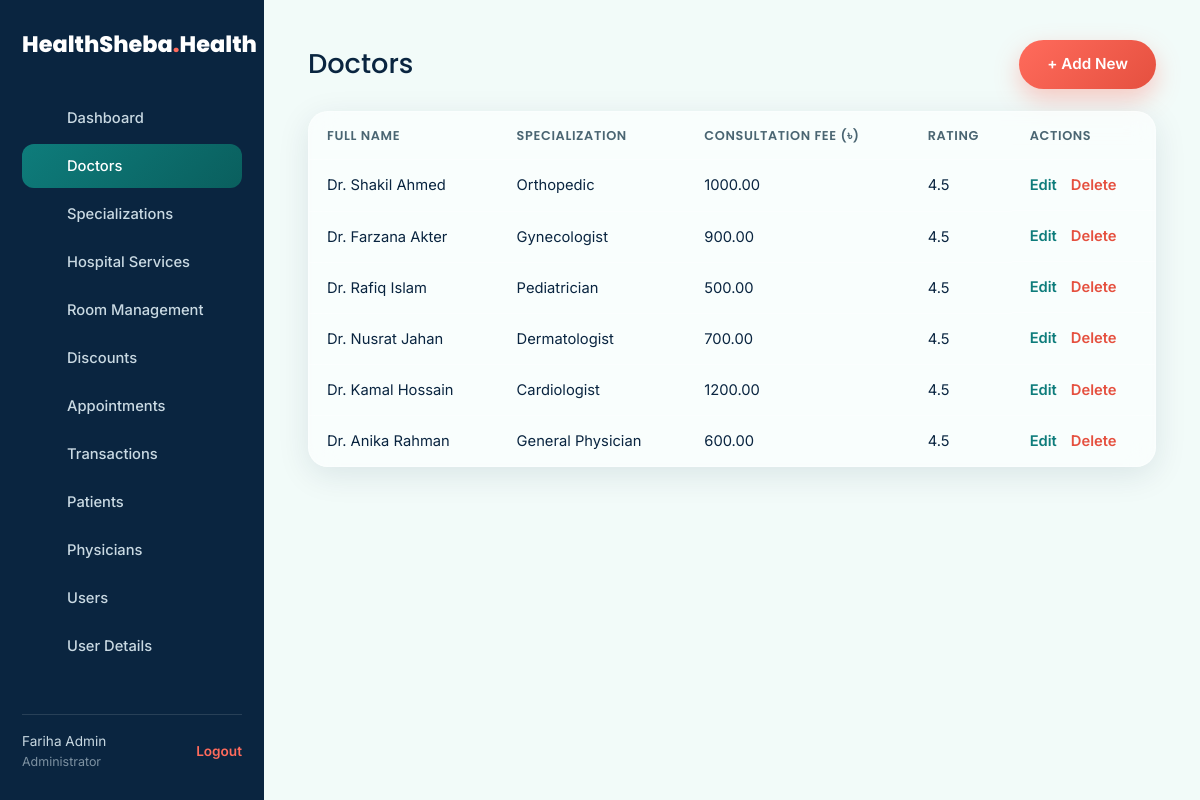
The page /doctors.php (signed in) on the database its author committed.
### tables this page shows
CREATE TABLE IF NOT EXISTS users (
    id INT AUTO_INCREMENT PRIMARY KEY,
    full_name VARCHAR(150) NOT NULL,
    email VARCHAR(150) NOT NULL UNIQUE,
    phone VARCHAR(30) DEFAULT NULL,
    password_hash VARCHAR(255) NOT NULL,
    role ENUM('admin','patient','physician','vendor') NOT NULL DEFAULT 'patient',
    created_at TIMESTAMP DEFAULT CURRENT_TIMESTAMP
);

CREATE TABLE IF NOT EXISTS doctors (
    id INT AUTO_INCREMENT PRIMARY KEY,
    user_id INT DEFAULT NULL,
    full_name VARCHAR(150) NOT NULL,
    specialization_id INT NOT NULL,
    qualification VARCHAR(150) DEFAULT NULL,
    experience_years INT DEFAULT 0,
    consultation_fee DECIMAL(10,2) DEFAULT 500.00,
    rating DECIMAL(2,1) DEFAULT 4.5,
    available_online TINYINT(1) DEFAULT 1,
    available_home_visit TINYINT(1) DEFAULT 0,
    photo VARCHAR(255) DEFAULT NULL,
    FOREIGN KEY (specialization_id) REFERENCES doctor_specializations(id),
    FOREIGN KEY (user_id) REFERENCES users(id) ON DELETE SET NULL
);

CREATE TABLE IF NOT EXISTS doctor_specializations (
    id INT AUTO_INCREMENT PRIMARY KEY,
    name VARCHAR(100) NOT NULL UNIQUE,
    icon VARCHAR(50) DEFAULT 'stethoscope'
);

### doctors.php (called while the page is built)
<?php
require_once __DIR__ . '/../includes/functions.php';
$pdo = getPDO();
$specs = $pdo->query("SELECT id, name FROM doctor_specializations ORDER BY name")->fetchAll();
$config = [
    'table' => 'doctors',
    'title' => 'Doctors',
    'fields' => [
        'full_name'            => ['label' => 'Full Name', 'type' => 'text', 'required' => true],
        'specialization_id'    => ['label' => 'Specialization', 'type' => 'select', 'options' => $specs, 'required' => true],
        'qualification'        => ['label' => 'Qualification', 'type' => 'text'],
        'experience_years'     => ['label' => 'Experience (years)', 'type' => 'number', 'step' => '1'],
        'consultation_fee'     => ['label' => 'Consultation Fee (৳)', 'type' => 'number', 'step' => '0.01'],
        'rating'               => ['label' => 'Rating', 'type' => 'number', 'step' => '0.1'],
        'available_online'     => ['label' => 'Available Online', 'type' => 'checkbox'],
        'available_home_visit' => ['label' => 'Available for Home Visit', 'type' => 'checkbox'],
    ],
    'list_columns' => ['full_name', 'specialization_id', 'consultation_fee', 'rating'],
];
require_once __DIR__ . '/../includes/admin_layout_header.php';
require_once __DIR__ . '/../includes/crud_engine.php';
render_crud($pdo, $config);
require_once __DIR__ . '/../includes/admin_layout_footer.php';

### functions.php (called while the page is built, shortened)
<?php
function e(?string $value): string {
    return htmlspecialchars($value ?? '', ENT_QUOTES, 'UTF-8');
}
function is_logged_in(): bool {
    return !empty($_SESSION['user_id']);
}
function current_user(): ?array {
    static $cache = null;
    if ($cache !== null) return $cache;
    $pdo = getPDO();
    $stmt = $pdo->prepare("SELECT id, full_name, email, role FROM users WHERE id = ?");
    $stmt->execute([$_SESSION['user_id']]);
    $cache = $stmt->fetch() ?: null;
    return $cache;
}

### admin_functions.php (called while the page is built, shortened)
<?php
function require_admin(): void {
    $user = current_user();
}

### crud_engine.php (called while the page is built, shortened)
<?php
function render_crud(PDO $pdo, array $config): void {
    $table       = $config['table'];
    $pk          = $config['primary_key'] ?? 'id';
    $fields      = $config['fields'];
    $allowAdd    = $config['allow_add'] ?? true;
    $allowDelete = $config['allow_delete'] ?? true;
    $listColumns = $config['list_columns'] ?? array_keys($fields);
    $title       = $config['title'];
    $action = $_GET['action'] ?? 'list';
    $sql = "SELECT * FROM `$table`";
    $params = [];
    $sql .= " ORDER BY `$pk` DESC LIMIT 200";
    $stmt = $pdo->prepare($sql);
    $stmt->execute($params);
    $rows = $stmt->fetchAll();
    include __DIR__ . '/crud_view.php';
}

### crud_view.php (the view, shortened to what this page needs)
<?php
$showForm = $action === 'add' || $action === 'edit';
$selfFile = basename($_SERVER['PHP_SELF']);
$pwField = null;
?>
<div class="admin-content">
  <div class="admin-content-head">
    <h1><?= e($title) ?></h1>
    <?php if ($allowAdd && !$showForm): ?>
      <a href="?action=add" class="btn btn-primary">+ Add New</a>
    <?php elseif ($showForm): ?>
      <a href="<?= e($selfFile) ?>" class="btn btn-ghost">&larr; Back to list</a>
    <?php endif; ?>
  </div>
  <?php if ($showForm): ?>
    <div class="glass-card" style="padding:30px 34px;max-width:640px;">
      <form method="post">
        <input type="hidden" name="csrf_token" value="<?= e(csrf_token()) ?>">
        <input type="hidden" name="do" value="<?= $action === 'edit' ? 'update' : 'create' ?>">
        <?php if ($action === 'edit'): ?><input type="hidden" name="id" value="<?= (int) $editRow[$pk] ?>"><?php endif; ?>
        <?php foreach ($fields as $key => $f):
            $type = $f['type'] ?? 'text';
            if ($type === 'password') continue;
            $val = $editRow[$key] ?? ($f['default'] ?? '');
        ?>
          <div class="field">
            <label><?= e($f['label']) ?></label>
            <?php if ($type === 'select' && isset($f['options'])): ?>
              <select name="<?= e($key) ?>" <?= ($f['required'] ?? false) ? 'required' : '' ?>>
                <option value="">Select&hellip;</option>
                <?php foreach ($f['options'] as $opt): ?>
                  <option value="<?= (int) $opt['id'] ?>" <?= (string) $val === (string) $opt['id'] ? 'selected' : '' ?>><?= e($opt['name']) ?></option>
                <?php endforeach; ?>
              </select>
            <?php elseif ($type === 'select' && isset($f['enum'])): ?>
              <select name="<?= e($key) ?>">
                <?php foreach ($f['enum'] as $ev => $el): ?>
                  <option value="<?= e((string) $ev) ?>" <?= (string) $val === (string) $ev ? 'selected' : '' ?>><?= e($el) ?></option>
                <?php endforeach; ?>
              </select>
            <?php elseif ($type === 'checkbox'): ?>
              <input type="checkbox" name="<?= e($key) ?>" value="1" <?= $val ? 'checked' : '' ?>>
            <?php elseif ($type === 'textarea'): ?>
              <textarea name="<?= e($key) ?>" rows="3" maxlength="500"><?= e((string) $val) ?></textarea>
            <?php elseif ($type === 'date'): ?>
              <input type="date" name="<?= e($key) ?>" value="<?= e((string) $val) ?>" <?= ($f['required'] ?? false) ? 'required' : '' ?>>
            <?php elseif ($type === 'time'): ?>
              <input type="time" name="<?= e($key) ?>" value="<?= e((string) $val) ?>" <?= ($f['required'] ?? false) ? 'required' : '' ?>>
            <?php elseif ($type === 'number'): ?>
              <input type="number" step="<?= e($f['step'] ?? '1') ?>" name="<?= e($key) ?>" value="<?= e((string) $val) ?>" <?= ($f['required'] ?? false) ? 'required' : '' ?>>
            <?php else: ?>
              <input type="text" name="<?= e($key) ?>" value="<?= e((string) $val) ?>" <?= ($f['required'] ?? false) ? 'required' : '' ?>>
            <?php endif; ?>
          </div>
        <?php endforeach; ?>
        <?php if ($pwField): [$pwKey, $pwF] = $pwField; ?>
          <div class="field">
            <label><?= e($pwF['label']) ?><?= $action === 'edit' ? ' (leave blank to keep current password)' : '' ?></label>
            <input type="password" name="<?= e($pwKey) ?>" minlength="8" <?= $action === 'add' ? 'required' : '' ?>>
          </div>
        <?php endif; ?>
        <button type="submit" class="btn btn-primary btn-block">Save</button>
      </form>
    </div>
  <?php else: ?>
    <div class="glass-card" style="padding:0;overflow:auto;">
      <table class="admin-table">
        <thead>
          <tr>
            <?php foreach ($listColumns as $col): ?>
              <th><?= e($fields[$col]['label'] ?? ucfirst(str_replace('_', ' ', $col))) ?></th>
            <?php endforeach; ?>
            <th>Actions</th>
          </tr>
        </thead>
        <tbody>
          <?php foreach ($rows as $row): ?>
            <tr>
              <?php foreach ($listColumns as $col):
                  $f = $fields[$col] ?? null;
                  $v = $row[$col] ?? '';
                  if ($f && ($f['type'] ?? '') === 'select' && isset($f['options'])) {
                      $match = array_filter($f['options'], fn($o) => (string) $o['id'] === (string) $v);
                      $v = $match ? reset($match)['name'] : $v;
                  } elseif ($f && ($f['type'] ?? '') === 'select' && isset($f['enum'])) {
                      $v = $f['enum'][$v] ?? $v;
                  } elseif ($f && ($f['type'] ?? '') === 'checkbox') {
                      $v = $v ? 'Yes' : 'No';
                  }
              ?>
                <td><?= e((string) $v) ?></td>
              <?php endforeach; ?>
              <td class="admin-actions">
                <a href="?action=edit&id=<?= (int) $row[$pk] ?>">Edit</a>
                <?php if ($allowDelete): ?>
                  <form method="post" onsubmit="return confirm('Delete this record? This cannot be undone.');" style="display:inline;">
                    <button type="submit" class="link-btn">Delete</button>
                  </form>
                <?php endif; ?>
              </td>
            </tr>
          <?php endforeach; ?>
        </tbody>
      </table>
    </div>
  <?php endif; ?>
</div>

### admin_layout_header.php (shortened to what this page needs)
<?php
require_once __DIR__ . '/functions.php';
require_once __DIR__ . '/icons.php';
require_once __DIR__ . '/admin_functions.php';
require_admin();
$user = current_user();
$currentFile = basename($_SERVER['PHP_SELF']);
$navItems = [
    ['index.php', 'admin', 'Dashboard'],
    ['doctors.php', 'doctor', 'Doctors'],
    ['specializations.php', 'specialization', 'Specializations'],
    ['services.php', 'services', 'Hospital Services'],
    ['rooms.php', 'room', 'Room Management'],
    ['discounts.php', 'discount', 'Discounts'],
    ['appointments.php', 'appointment', 'Appointments'],
    ['transactions.php', 'transaction', 'Transactions'],
    ['patients.php', 'patients', 'Patients'],
    ['physicians.php', 'physicians', 'Physicians'],
    ['users.php', 'users', 'Users'],
    ['user_details.php', 'userdetails', 'User Details'],
];
?>
<!DOCTYPE html>
<html lang="en">
<head>
<link rel="stylesheet" href="https://cdn.jsdelivr.net/npm/bootstrap@5.3.3/dist/css/bootstrap.min.css">
<link rel="stylesheet" href="../assets/css/style.css">
</head>
<body class="admin-body">
<div class="admin-shell">
  <aside class="admin-sidebar">
    <a href="../index.php" class="brand" style="color:#fff;margin-bottom:34px;display:block;">HealthSheba<span class="dot">.</span>Health</a>
    <nav class="admin-nav">
      <?php foreach ($navItems as [$file, $ic, $label]): ?>
        <a href="<?= e($file) ?>" class="admin-nav-link<?= $currentFile === $file ? ' active' : '' ?>">
          <?= icon($ic) ?><span><?= e($label) ?></span>
        </a>
      <?php endforeach; ?>
    </nav>
    <div class="admin-sidebar-foot">
      <div><?= e($user['full_name']) ?><br><span style="opacity:.6;font-size:.78rem;">Administrator</span></div>
      <a href="../logout.php">Logout</a>
    </div>
  </aside>
  <main class="admin-main">

### icons.php (shortened to what this page needs)
<?php
function icon(string $name): string {
    $body = $icons[$name] ?? $icons['heart-pulse'];
    return '<svg viewBox="0 0 24 24" xmlns="http://www.w3.org/2000/svg">' . $body . '</svg>';
}

### admin_layout_footer.php
  </main>
</div>
</body>
</html>

### style.css (style rules this page uses)
:root { --teal: #0E7C7B; --teal-dark: #0A5F5E; --navy: #0A2540; --mint: #F2FBF9; --coral: #FF6B5C; --coral-dark: #E5503F; --gold: #E8B94E; --glass-bg: rgba(255,255,255,0.55); --glass-border: rgba(255,255,255,0.35); --text-main: #0A2540; --text-soft: #4A6572; --bg-body: var(--mint); --card-bg: rgba(255,255,255,0.6); --shadow: 0 8px 32px rgba(10,37,64,0.10); --radius: 20px; --transition: 0.35s cubic-bezier(.25,.8,.25,1); }
* { box-sizing: border-box; }
html { scroll-behavior: smooth; }
body { margin: 0; font-family: 'Inter', sans-serif; color: var(--text-main); background: var(--bg-body); transition: background var(--transition), color var(--transition); overflow-x: hidden; }
h1,h2,h3,h4,.brand { font-family: 'Poppins', sans-serif; }
a { text-decoration:none; color: inherit; }
.brand { font-weight:800; font-size:1.4rem; display:flex; align-items:center; gap:8px; color: var(--text-main); }
.brand .dot { color: var(--coral); }
.btn { display:inline-flex; align-items:center; gap:8px; padding: 13px 28px; border-radius: 50px; font-weight:600; font-size:.95rem; cursor:pointer; border:none; transition: all var(--transition); }
.btn-primary { background: linear-gradient(135deg, var(--coral), var(--coral-dark)); color:#fff; box-shadow: 0 10px 24px rgba(255,107,92,0.35); }
.glass-card { background: var(--card-bg); border:1px solid var(--glass-border); border-radius: var(--radius); backdrop-filter: blur(14px) saturate(150%); box-shadow: var(--shadow); transition: transform var(--transition), box-shadow var(--transition); will-change: transform; }
.admin-body { background: var(--bg-body); }
.admin-shell { display:flex; min-height:100vh; }
.admin-sidebar { width: 264px; flex-shrink:0; background: var(--navy); color:#C9D9E2; padding: 28px 22px; display:flex; flex-direction:column; position:sticky; top:0; height:100vh; }
.admin-nav { display:flex; flex-direction:column; gap:4px; flex:1; overflow-y:auto; }
.admin-nav-link { display:flex; align-items:center; gap:12px; padding:11px 14px; border-radius:12px; color:#C9D9E2; font-size:.92rem; font-weight:500; transition: background var(--transition), color var(--transition); }
.admin-nav-link svg { width:19px; height:19px; flex-shrink:0; }
.admin-nav-link.active { background: linear-gradient(135deg, var(--teal), var(--teal-dark)); color:#fff; }
.admin-sidebar-foot { border-top: 1px solid rgba(255,255,255,0.12); padding-top:16px; margin-top:16px; display:flex; align-items:center; justify-content:space-between; font-size:.85rem; gap:10px; }
.admin-sidebar-foot a { color: var(--coral); font-weight:600; }
.admin-main { flex:1; padding: 40px 44px; min-width:0; }
.admin-content h1 { font-family:'Poppins'; font-size:1.7rem; margin:0 0 6px; }
.admin-content-head { display:flex; align-items:center; justify-content:space-between; margin-bottom:22px; gap:16px; flex-wrap:wrap; }
.admin-content-head h1 { margin:0; }
.admin-table { width:100%; border-collapse:collapse; font-size:.92rem; min-width:600px; }
.admin-table th, .admin-table td { padding:14px 18px; text-align:left; border-bottom:1px solid var(--glass-border); }
.admin-table th { font-family:'Poppins'; font-weight:600; color: var(--text-soft); font-size:.8rem; text-transform:uppercase; letter-spacing:.05em; }
.admin-table tr:last-child td { border-bottom:none; }
.admin-actions { display:flex; gap:14px; white-space:nowrap; }
.admin-actions a { color: var(--teal); font-weight:600; }
.link-btn { background:none; border:none; padding:0; color: var(--coral-dark); font-weight:600; cursor:pointer; font-family:'Inter'; font-size:.92rem; }

### rows shown on the page
users: full_name "Fariha Admin"
doctors: full_name "Dr. Shakil Ahmed", consultation_fee "1000.00", rating "4.5"
doctor_specializations: name "Orthopedic"
doctors: full_name "Dr. Farzana Akter", consultation_fee "900.00", rating "4.5"
doctor_specializations: name "Gynecologist"
doctors: full_name "Dr. Rafiq Islam", consultation_fee "500.00", rating "4.5"
doctor_specializations: name "Pediatrician"
doctors: full_name "Dr. Nusrat Jahan", consultation_fee "700.00", rating "4.5"
doctor_specializations: name "Dermatologist"
doctors: full_name "Dr. Kamal Hossain", consultation_fee "1200.00", rating "4.5"
doctor_specializations: name "Cardiologist"
doctors: full_name "Dr. Anika Rahman", consultation_fee "600.00", rating "4.5"
doctor_specializations: name "General Physician"

### other values the page prints
$label "Dashboard"
$label "Doctors"
$label "Specializations"
$label "Hospital Services"
$label "Room Management"
$label "Discounts"
$label "Appointments"
$label "Transactions"
$label "Patients"
$label "Physicians"
$label "Users"
$label "User Details"
$title "Doctors"
$fields[$col]['label'] "FULL NAME"
$fields[$col]['label'] "SPECIALIZATION"
